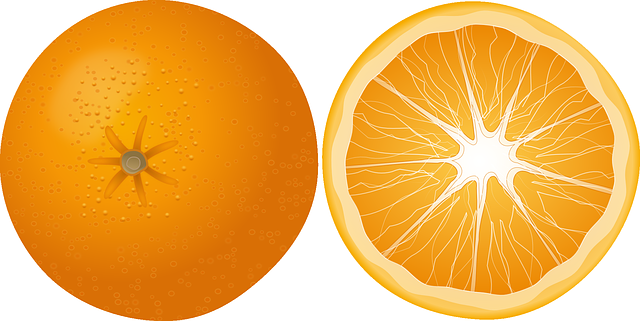
#> input picture sample/orange.png, 640 x 321 px
$ python hough_circle_transform.py
#> lines starting #> are read from the running program, lines starting #| are printed output that depends on the picture
# Hough Line Transform : 직선을 찾기 위해 사용되는 알고리즘

import math
import cv2 as cv
import numpy as np

# img_gray = cv.imread("../sample/circle.jpg", cv.IMREAD_GRAYSCALE)
img_gray = cv.imread("../sample/orange.png", cv.IMREAD_GRAYSCALE)
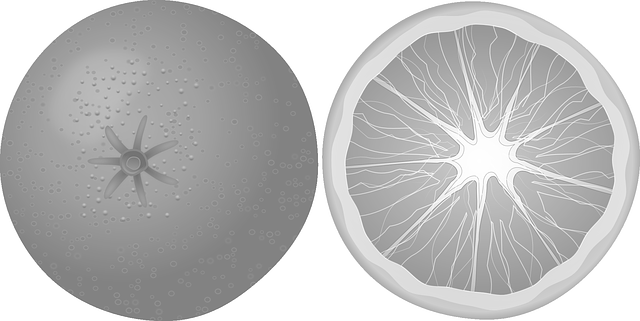
#> img_gray: shape (321, 640); min 109, max 255, mean 188.5
img_gray = cv.medianBlur(img_gray, 5)

img_color = cv.cvtColor(img_gray, cv.COLOR_GRAY2BGR)

circles = cv.HoughCircles(img_gray, cv.HOUGH_GRADIENT, 1, 20,
                          param1=50, param2=35, minRadius= 0, maxRadius=0)
#> circles = 63 rows, first 8: [481.5, 159.5, 160.3], [162.5, 160.5, 162.6], [483.5, 179.5, 139.5], [501.5, 159.5, 138], [461.5, 142.5, 135], [462.5, 173.5, 137.6], [185.5, 171.5, 187.6], [181.5, 142.5, 132]
circles = np.uint16(np.around(circles))
#> circles = 63 rows, first 8: [482, 160, 160], [162, 160, 163], [484, 180, 140], [502, 160, 138], [462, 142, 135], [462, 174, 138], [186, 172, 188], [182, 142, 132]

for c in circles[0,:]:
    center = (c[0], c[1])
    radius = c[2]

    cv.circle(img_color, center, radius, (0,255,0), 2)
    cv.circle(img_color, center, 2, (0,255,0), 3 )
#> this loop made 63 passes
#> (center, radius) on passes 1 to 12: ((482, 160), 160), ((162, 160), 163), ((484, 180), 140), ((502, 160), 138), ((462, 142), 135), ((462, 174), 138), ((186, 172), 188), ((182, 142), 132), ((432, 196), 91), ((410, 206), 67), ((436, 90), 78), ((448, 70), 56)
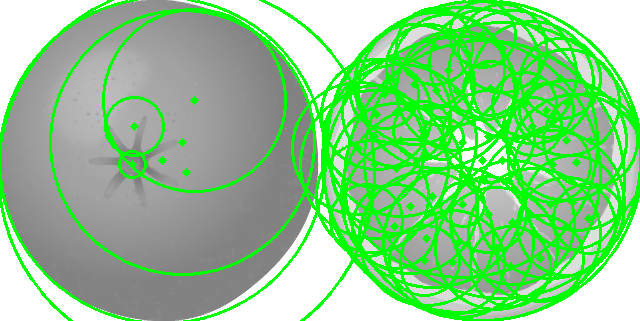
#> img_color: shape (321, 640, 3); mean B, G, R 136.3, 204.1, 136.3

cv.imshow('detected circles', img_color)
cv.waitKey()
cv.destroyAllWindows()

$ run again, with sample/circle.jpg saved as sample/orange.png
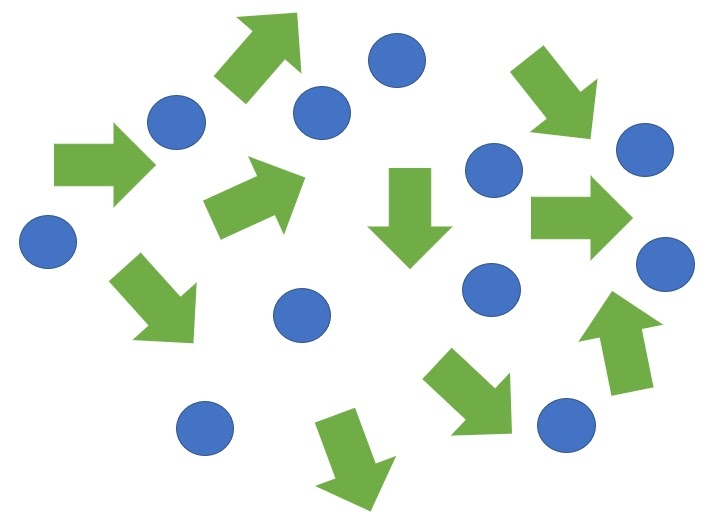
#> input picture sample/circle.jpg, 710 x 524 px
#> `img_gray = cv.imread("../sample/orange.png", cv.IMREAD_GRAYSCALE)`:
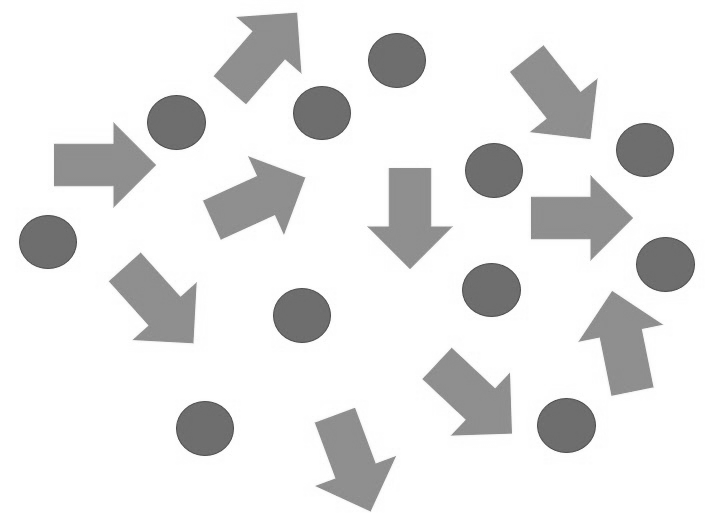
#> img_gray: shape (524, 710); min 72, max 255, mean 230.6
#> `circles = cv.HoughCircles(img_gray, cv.HOUGH_GRADIENT, 1, 20, param1=5..`: circles = [[48.5, 241.5, 27.5], [204.5, 427.5, 27.9], [396.5, 59.5, 27.9], [302.5, 315.5, 27.8], [176.5, 121.5, 28.9], [321.5, 111.5, 28], [665.5, 264.5, 28.9], [643.5, 149.5, 27.8], [490.5, 292.5, 29.9], [565.5, 426.5, 29.1], [491.5, 170.5, 26.6]]
#> `circles = np.uint16(np.around(circles))`: circles = [[48, 242, 28], [204, 428, 28], [396, 60, 28], [302, 316, 28], [176, 122, 29], [322, 112, 28], [666, 264, 29], [644, 150, 28], [490, 292, 30], [566, 426, 29], [492, 170, 27]]
#> the loop `for c in circles[0,:]:` made 11 passes
#> after the loop `for c in circles[0,:]:`:
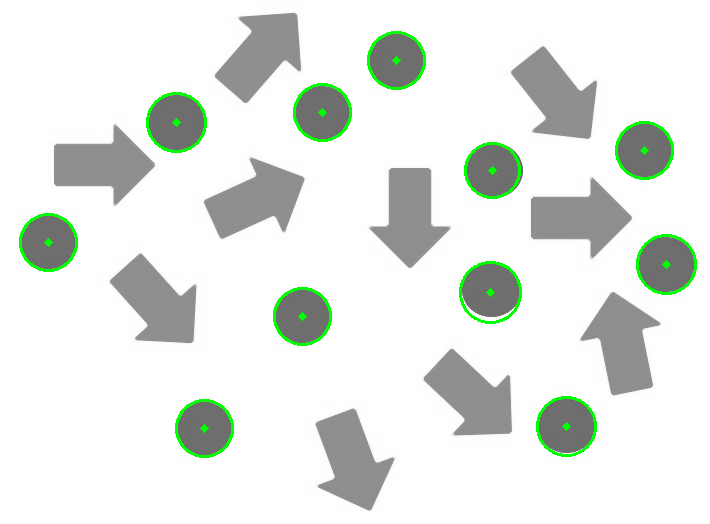
#> img_color: shape (524, 710, 3); mean B, G, R 227.7, 232.1, 227.7
